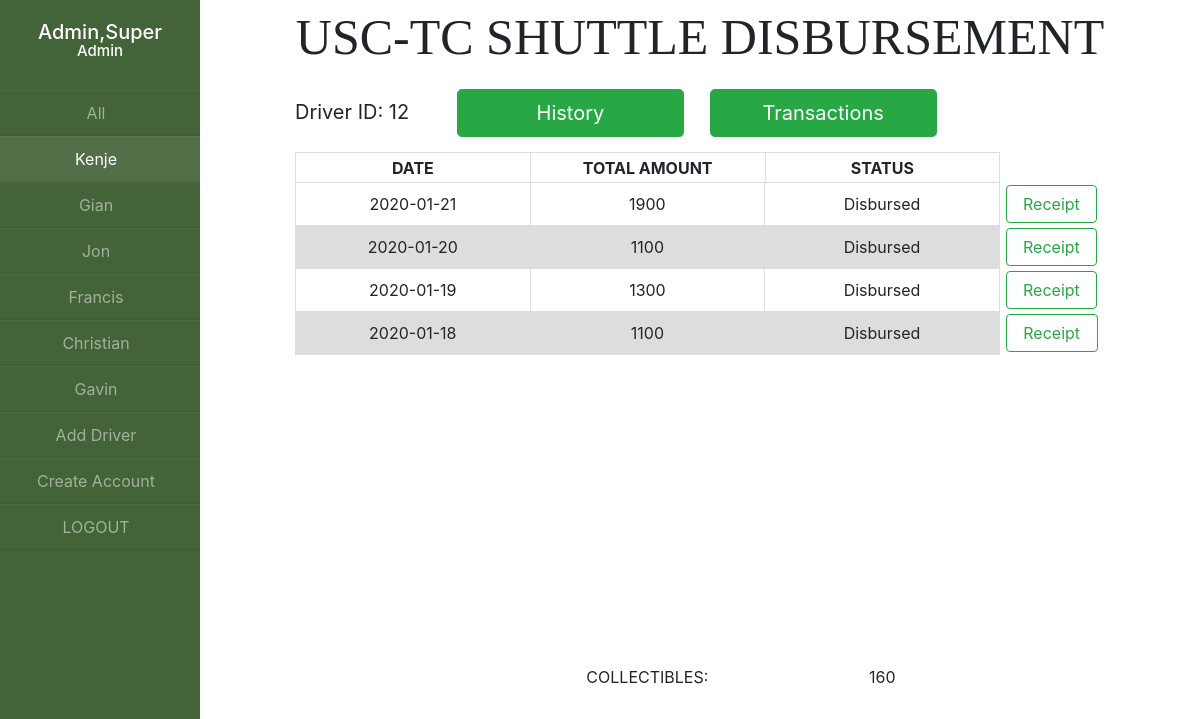
/driver.php?driver=Kenje&id=12 (signed in), run on the app's committed database.
### tables this page shows
CREATE TABLE `Driver_Accounts` (
  `Driver_ID` varchar(255) NOT NULL,
  `Fname` varchar(255) NOT NULL,
  `Lname` varchar(255) NOT NULL,
  `RFID_UID` varchar(255) NOT NULL
);

CREATE TABLE `DriverInformation` (
  `uid` int(10) NOT NULL,
  `Driver_ID` varchar(256) NOT NULL,
  `Date` date NOT NULL,
  `Driver_Name` varchar(256) NOT NULL,
  `Driver_Status` varchar(256) NOT NULL DEFAULT 'Not Disbursed',
  `Total_Amount` int(10) NOT NULL,
  `Collectibles` int(10) NOT NULL
);

### driver.php (the view, shortened to what this page needs)
<!doctype html>
<html lang="en">
<head>
    <link rel="stylesheet" href="css/bootstrap.min.css">
    <link rel="stylesheet" href="css/newdrive.css">
</head>
<body>
<div class="wrapper">
    <div class="sidebar">
        <?php
            echo "<h1>";
            echo $_SESSION['S_lastname'].",".$_SESSION['S_firstname'];
            echo "</h1>";
            echo "<h2>";
            echo $_SESSION['S_UserType'];
            echo "</h2>";
        ?>
        <ul>
            <li><a href="dashboard.php?searchdate=<?php echo date('Y-m-j');?>">All</a></li>
            <?php
                $servername = "localhost";
                $username = "root";
                $password = "";
                $dbname = "ourserver";
                $conn = new mysqli($servername, $username, $password, $dbname);
                $selected_driver = 0;
                if (isset($_GET['driver']) ) {
                    $selected_driver = $_GET['driver'];
                }
                $selected_driver_ID = 0;
                if (isset($_GET['id']) ) {
                    $selected_driver_ID = $_GET['id'];
                }
                $sql = "SELECT * FROM Driver_Accounts ORDER BY `Driver_ID` ASC";
                $result = $conn->query($sql);
                if ($result->num_rows > 0) {
                    while($row = $result->fetch_assoc()) {
                        if($selected_driver == $row["Fname"]){
                            echo '<li class="active"><a href="driver.php?driver='.$row["Fname"].'&id='.$row["Driver_ID"].'">' .$row["Fname"]. '</a></li>';
                        }
                        else{
                            echo '<li><a href="driver.php?driver='.$row["Fname"].'&id='.$row["Driver_ID"].'">' .$row["Fname"]. '</a></li>';
                        }
                    }
                }
                else {
                    echo "<h2>No Driver</h2>";
                }
                if($_SESSION['S_UserType']=='Admin'){
                    echo '<li><a href="adddriverpage.php">Add Driver</a></li>';
                    echo '<li><a href="createuserpage.php">Create Account</a></li>';
                }
                echo '<li><a href="logout.php">LOGOUT</a></li>';
            ?>
        </ul>
    </div>
    <div class="main">
        <div class="title">USC-TC SHUTTLE DISBURSEMENT</div>
            <div class='outeroutertable'>
                <div class='toparea'><div class='DriverID'>Driver ID: <?php echo "$selected_driver_ID";?></div>
                <div class='tab'>
                    <button type='button' class='btn btn-success btn-lg' onclick='openhist();'>History</button>
                    <button type='button' class='btn btn-success btn-lg' onclick='opentran();'>Transactions</button>
                </div>
            </div>
        <div id='History' class='tabcontent'>
        <?php
            $sql = "SELECT * FROM `DriverInformation` WHERE Driver_Name='$selected_driver' ORDER BY Date DESC";
            $result = $conn->query($sql);
            if ($result->num_rows > 0) {
                echo " <div class='fakeoutertable'><table>
                        <tr>
                            <th>DATE</th>
                            <th>TOTAL AMOUNT</th>
                            <th>STATUS</th>
                            <th></th>
                        </tr>
                        </table></div>
                        <div class='outertable'>
                        <table>";
                while($row = $result->fetch_assoc()) {
                    echo "<tr><td>" .$row["Date"] ."</td>";
                    echo "<td>" .$row["Total_Amount"] ."</td>";
                    echo "<td>" .$row["Driver_Status"] ."</td>";
                    if($row["Driver_Status"]=='Not Disbursed'){
                        echo '<td><button type="button" class="btn btn-success" data-toggle="modal" data-target="#ReceiptModal" data-date="'.$row["Date"].'" data-did="'.$row["Driver_ID"].'">Disburse</button></td></tr>';
                        echo '<div class="modal fade" id="ReceiptModal" tabindex="-1" role="dialog" aria-labelledby="exampleModalLabel" aria-hidden="true">
                        <div class="modal-dialog modal-dialog-centered" role="document">
                            <div class="modal-content">
                            <div class="modal-header">
                                <h5 class="modal-title" id="exampleModalLabel">Confirm Password</h5>
                                <button type="button" class="close" data-dismiss="modal" aria-label="Close">
                                <span aria-hidden="true">&times;</span>
                                </button>
                            </div>
                            <div class="modal-body">
                                <form name="passvalues" action="verifydisburse.php" method="POST">
                                    <input class="form-control" type="password" placeholder="Password" name="confirmpw" required="required">
                            </div>
                            <div class="modal-footer">
                                <button type="button" class="btn btn-secondary" data-dismiss="modal">Close</button>
                                <input type="hidden" name="driver_id">
                                <input type="hidden" name="driver_date">
                                <input type="hidden" name="source" value="1">
                                <input type="hidden" name="account_id" value="'.$_SESSION["S_IDNum"] .'">
                                <input type="submit" class="btn btn-success" value="Confirm" id="button1">
                                </form>
                            </div>
                            </div>
                        </div>
                        </div>';
                    }
                    else{
                        echo '<td><form action="receipt.php" method="GET">
                                    <input type="hidden" name="ID" value="'.$row['Driver_ID'].'">
                                    <input type="hidden" name="Date" value="'.$row['Date'].'">
                                    <input type="submit" class="btn btn-outline-success" value=" Receipt "></input>
                                </form>
                            </td></tr>';
                    }
                }
                $sql2 = "SELECT * FROM `DriverInformation` WHERE Driver_Name='$selected_driver'";
                $result2 = $conn->query($sql2);
                $collect = 0;
                while($row2 = $result2->fetch_assoc()) {
                    $collect = $collect + $row2['Collectibles'];
                }
                echo "</table></div>
                    <div class='fakeoutertable'>
                    <table>
                    <tr>
                        <td></td>
                        <td>COLLECTIBLES:</td>
                        <td>".$collect."</td>
                        <td></td>
                    </tr></table></div>";
            }
            else {
                echo "<div class='NoRecord'>No record found</div>";
            }
        ?>
        </div>
        </div>
    </div>
</div>
</body>
</html>

### css/newdrive.css (style rules this page uses)
td, th { width: 29%; }
.wrapper { display: flex; position: relative; }
.wrapper .sidebar { position: fixed; width: 200px; height: 100%; background-color: rgb(67, 99, 56); padding-top: 20px; overflow: hidden; overflow-y: overlay; }
.wrapper .sidebar h1 { text-align: center; font-size: 20px; color: white; }
.wrapper .sidebar h2 { text-align: center; margin-top: -5%; margin-bottom: 15%; font-size: 15px; color: white; }
.wrapper .sidebar ul li { text-align: center; list-style: none; padding-top: 10px; padding-bottom: 10px; margin-left: -30%; border-bottom: 1px solid rgba(0,0,0,0.05); border-top: 1px solid rgba(255,255,255,0.05); }
.wrapper .sidebar ul li a { color: rgba(255, 255, 255, 0.5); }
.wrapper .sidebar ul li.active a { color: rgba(255, 255, 255); }
.wrapper .sidebar ul li.active { background-color: rgba(255, 255, 255, 0.08); }
.wrapper .main { width: 100%; height: 100vh; margin-left: 200px; }
.wrapper .outeroutertable { width: 100%; height: 80%; }
.wrapper .outertable { margin: 0 auto; width: 90%; height: 60vh; overflow: auto; overflow-y: overlay; }
.wrapper .outertable2 td, th { border: 1px solid #dddddd; }
.wrapper .fakeoutertable { padding-right: 0px; margin: 0 auto; width: 90%; height: 30px; }
.wrapper .fakeoutertable tr:last-child td { border: none; }
.wrapper .fakeoutertable2 th:last-child, td:last-child { border: 1px solid #dddddd; }
.wrapper table { margin: 0 auto; width: 90%; }
.wrapper td, th { border: 1px solid #dddddd; text-align: center; padding-top: 2.5px; padding-bottom: 2.5px; }
.wrapper th:last-child, td:last-child { border: none; padding-left: 0px; background-color: white ; }
.wrapper tr:nth-child(even) { background-color: #dddddd; }
.wrapper .main .title { text-align: center; font-family: 'Times New Roman', Times, serif; font-size: 50px; }
.wrapper .main .outeroutertable .toparea { display: flex; margin: 0 auto; width: 81%; text-align: left; padding-top: 14px; padding-bottom: 15px; font-size: 20px; }
.wrapper .main .outeroutertable .toparea .DriverID { width: 20%; padding-top: 8px; }
.wrapper .main .outeroutertable .toparea .tab { display: flex; width: 80%; }
.wrapper .main .outeroutertable .toparea .tab button { width: 35%; margin-right: 4%; }

### data on the page
driver_accounts: Fname "Kenje"
driver_accounts: Fname "Gian"
driver_accounts: Fname "Jon"
driver_accounts: Fname "Francis"
driver_accounts: Fname "Christian"
driver_accounts: Fname "Gavin"
driverinformation: Date "2020-01-21", Total_Amount "1900", Driver_Status "Disbursed"
driverinformation: Date "2020-01-20", Total_Amount "1100", Driver_Status "Disbursed"
driverinformation: Date "2020-01-19", Total_Amount "1300", Driver_Status "Disbursed"
driverinformation: Date "2020-01-18", Total_Amount "1100", Driver_Status "Disbursed"

### other printed values
$_SESSION['S_lastname'] "Admin"
$_SESSION['S_firstname'] "Super"
$_SESSION['S_UserType'] "Admin"
$selected_driver_ID "12"
$collect "160"
